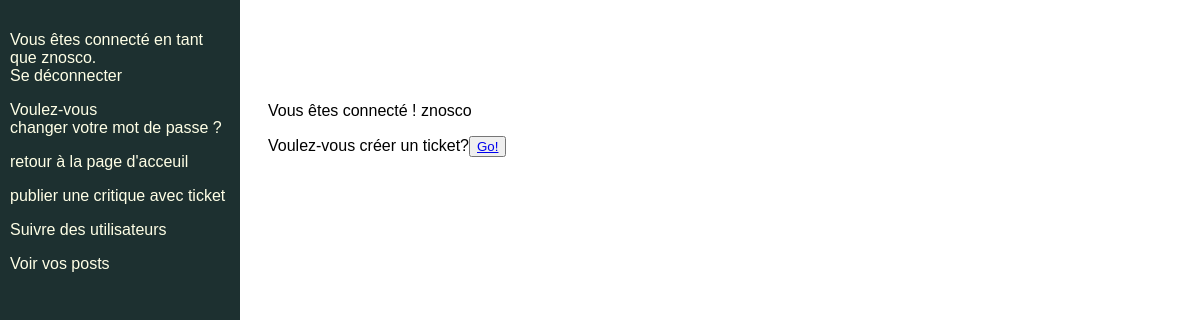
Page /home/ (signed in) on the earlier database version.
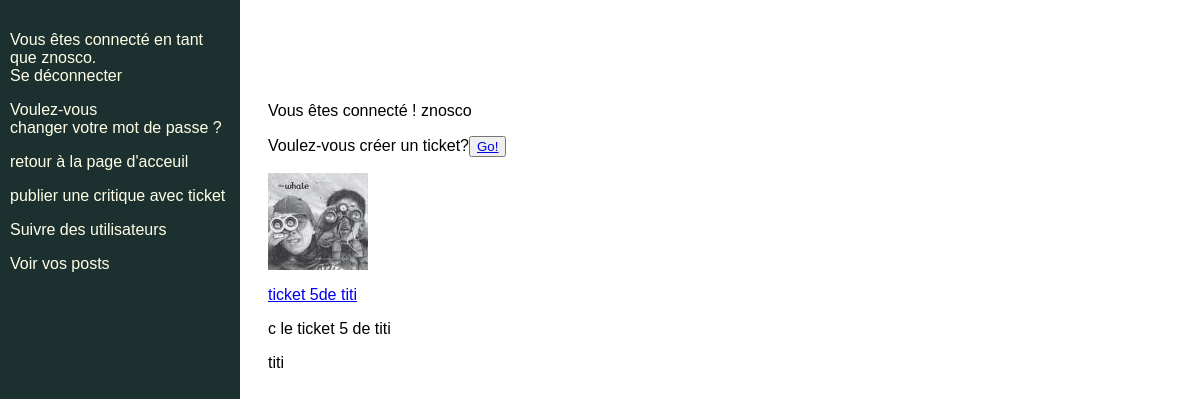
Same page on the later database version.
### authentication/models.py (models this page shows)
class User(AbstractUser):
    SUBSCRIBER = 'SUBSCRIBER'
    ROLE_CHOICES = (
        (SUBSCRIBER, 'Abonné')
)
    profile_photo = models.ImageField(verbose_name='photo de profil')
    follows = models.ManyToManyField(
    'self',
    symmetrical=False,
    verbose_name='suit',
)

### ticket/models.py (models this page shows, shortened)
class Ticket(models.Model):
    IMAGE_MAX_SIZE = (100, 100)
    title = models.CharField(max_length=96)
    description = models.TextField(max_length=2048)
    image = models.ImageField(upload_to='images', null=True, blank=True)
    author = models.ForeignKey(settings.AUTH_USER_MODEL, on_delete=models.CASCADE)
    time_created = models.DateTimeField(auto_now_add=True)

### flux/views.py (the view)
# urls.py: 2. Add a URL to urlpatterns:  path('', views.home, name='home')
@login_required
def home(request):
    tickets = models.Ticket.objects.filter(author__in=request.user.follows.all())
    reviews = models.Review.objects.filter(author__in=request.user.follows.all())
    context = {
         'tickets': tickets,
         'reviews':reviews,
    }
    return render(request, 'flux/home.html', context=context)

### flux/templates/flux/home.html
{% extends 'base.html' %}
{% block content %}
    <p>Vous êtes connecté ! {{user}}</p>
    <p>Voulez-vous créer un ticket?<button><a href="{% url 'ticket' %}">Go!</a></button></p>
    {% for ticket in tickets %}
        <img src="/{{ ticket.image }}">
        <p></p><a href="{% url 'view_ticket' ticket.id %}">{{ticket.title}}</a></p>
        <p>{{ticket.description}}</p>
        <p>{{ticket.author}}</p>
    {% endfor %}
{% endblock content %}

### templates/base.html (shortened to what this page needs)
{% load static %}
<html>
    <head>
        <link rel="stylesheet" href="{% static 'app.css' %}">
    </head>
    <body>
        <h1>CritBooks</h1>
            <div class="sidebar">
                {%  if user.is_authenticated %}
                    <p>Vous êtes connecté en tant que {{ user }}. <a href="{% url 'logout' %}">Se déconnecter</a></p>
                    <p>Voulez-vous <a href="{% url 'password_change' %}">changer votre mot de passe ?</a></p>
                    <p><a href="{% url 'home' %}">retour à la page d'acceuil</a></p>
                    <p><a href="{% url 'critique_and_review' %}">publier une critique avec ticket</a></p>
                    <p><a href="{% url 'follow_users' %}">Suivre des utilisateurs</a></p>
                    <p><a href="{% url 'my_posts' %}">Voir vos posts</a></p>
                {% endif %}
            </div>
                <div class="main">
                    {% block content %}{% endblock content %}
                </div>
    </body>
</html>

### static/app.css (style rules this page uses)
html { font-family: Arial; }
.sidebar { height: 100%; width: 220px; position: fixed; z-index: 1; top: 0; left: 0; background-color: #1d3030; color: #ffffe6; overflow-x: hidden; padding-top: 15px; padding-left: 10px; padding-right: 10px; }
.sidebar a { text-decoration: none; color: #ffffe6; display: block; }
.main { margin-left: 240px; padding: 20px; }

Differences in the rows shown:
added Ticket: image (picture), title "ticket 5de titi", description "c le ticket 5 de titi", author "titi"
